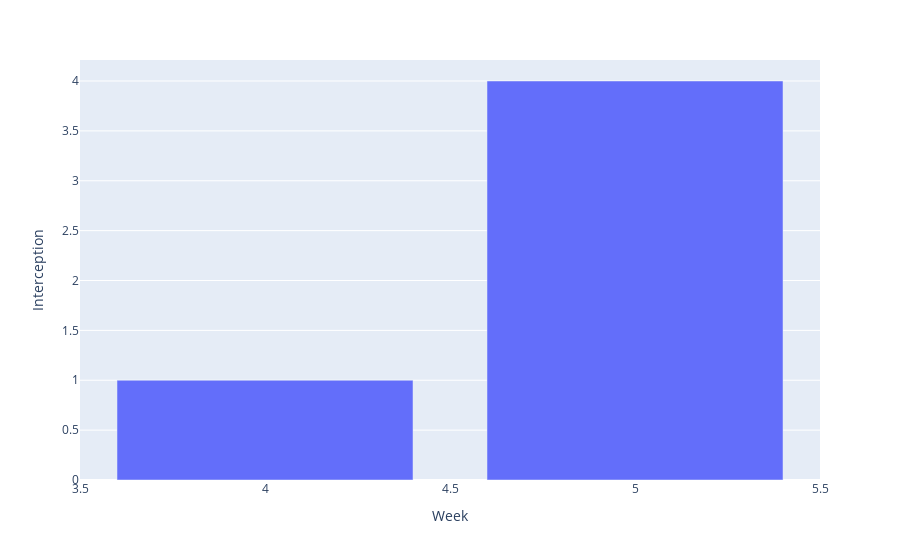

Here is the notebook cell this chart was saved with:
### Code cell
px.bar(df_player, x=df_player['Week'], y=df_player['Interception'])

### Figure 1 — Plotly figure (JSON) as saved in the notebook; plotly's stock layout.template omitted (floating-point values rounded to 4 significant figures)
{"data": [{"alignmentgroup": "True", "hovertemplate": "Week=%{x}<br>Interception=%{y}<extra></extra>", "legendgroup": "", "marker": {"color": "#636efa", "pattern": {"shape": ""}}, "name": "", "offsetgroup": "", "orientation": "v", "showlegend": false, "textposition": "auto", "type": "bar", "x": [4, 5], "xaxis": "x", "y": [1, 4], "yaxis": "y"}], "layout": {"autosize": true, "barmode": "relative", "legend": {"tracegroupgap": 0}, "margin": {"t": 60}, "xaxis": {"anchor": "y", "autorange": true, "domain": [0, 1], "range": [3.5, 5.5], "title": {"text": "Week"}, "type": "linear"}, "yaxis": {"anchor": "x", "autorange": true, "domain": [0, 1], "range": [0, 4.211], "title": {"text": "Interception"}, "type": "linear"}}}
